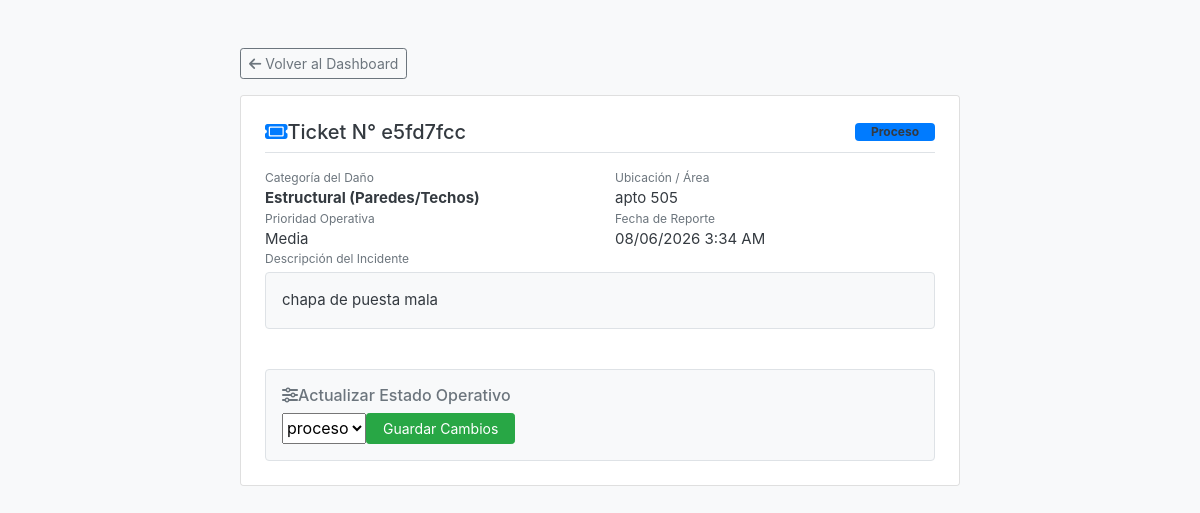
The page /ver_ticket.php?uuid=e5fd7fcc83de4139ccaeb918d8d6c402 (signed in) on the database its author committed.
### tables this page shows
CREATE TABLE `reportes` (
  `id` int(11) NOT NULL,
  `categoria_id` int(11) DEFAULT NULL,
  `ticket_uuid` varchar(36) NOT NULL,
  `categoria` varchar(100) NOT NULL,
  `descripcion` text NOT NULL,
  `ubicacion` varchar(255) NOT NULL,
  `prioridad` enum('Baja','Media','Alta','Crítica') DEFAULT 'Media',
  `usuario_reporta_id` int(11) NOT NULL,
  `usuario_asignado_id` int(11) DEFAULT NULL,
  `estado_id` int(11) DEFAULT 1,
  `imagen_url` varchar(255) DEFAULT NULL,
  `fecha_reporte` timestamp NOT NULL DEFAULT current_timestamp(),
  `fecha_actualizacion` timestamp NOT NULL DEFAULT current_timestamp() ON UPDATE current_timestamp()
);

CREATE TABLE `estados` (
  `id` int(11) NOT NULL,
  `nombre` varchar(50) NOT NULL
);

### ver_ticket.php (the view, shortened to what this page needs)
<?php
require_once 'config/database.php';
$rol_id = intval($_SESSION['usuario_rol_id']);
$usuario_id = intval($_SESSION['usuario_id']);
$ticket_uuid = $_GET['uuid'] ?? '';
try {
    $stmt = $pdo->prepare("SELECT r.*, c.nombre AS nombre_categoria, e.nombre AS nombre_estado
                           FROM reportes r
                           LEFT JOIN categorias c ON r.categoria_id = c.id
                           LEFT JOIN estados e ON r.estado_id = e.id
                           WHERE r.ticket_uuid = :uuid");
    $stmt->execute(['uuid' => $ticket_uuid]);
    $ticket = $stmt->fetch();
    $estados = $pdo->query("SELECT * FROM estados ORDER BY id ASC")->fetchAll();
} catch (PDOException $e) {
    die("Error de comunicación con la base de datos: " . $e->getMessage());
}
?>
<!DOCTYPE html>
<html lang="es">
<head>
    <link href="css/bootstrap.min.css" rel="stylesheet">
    <link rel="stylesheet" href="css/all.min.css">
</head>
<body class="bg-light">
<div class="container my-5" style="max-width: 750px;">
    <a href="dashboard.php" class="btn btn-outline-secondary btn-sm mb-3 shadow-sm">
        <i class="fa-solid fa-arrow-left me-1"></i> Volver al Dashboard
    </a>
    <div class="card shadow-sm mb-4">
        <div class="card-body bg-white rounded p-4 text-dark">
            <div class="d-flex justify-content-between align-items-center border-bottom pb-2 mb-3">
                <h3 class="card-title h5 mb-0 fw-bold text-dark">
                    <i class="fa-solid fa-ticket text-primary me-2"></i>Ticket N° <?= substr($ticket['ticket_uuid'], 0, 8) ?>
                </h3>
                <span class="badge bg-primary px-3 py-1.5 rounded-pill text-capitalize">
                    <?= htmlspecialchars($ticket['nombre_estado'] ?? 'Creado') ?>
                </span>
            </div>
            <div class="row g-3 style-datos mb-4" style="font-size: 15px;">
                <div class="col-md-6">
                    <span class="text-secondary small d-block fw-bold">Categoría del Daño</span>
                    <strong class="text-dark"><?= htmlspecialchars($ticket['nombre_categoria'] ?? $ticket['categoria']) ?></strong>
                </div>
                <div class="col-md-6">
                    <span class="text-secondary small d-block fw-bold">Ubicación / Área</span>
                    <span class="text-dark"><?= htmlspecialchars($ticket['ubicacion']) ?></span>
                </div>
                <div class="col-md-6">
                    <span class="text-secondary small d-block fw-bold">Prioridad Operativa</span>
                    <span class="text-dark fw-semibold"><?= htmlspecialchars($ticket['prioridad']) ?></span>
                </div>
                <div class="col-md-6">
                    <span class="text-secondary small d-block fw-bold">Fecha de Reporte</span>
                    <span class="text-dark"><?= date('d/m/Y g:i A', strtotime($ticket['fecha_reporte'])) ?></span>
                </div>
                <div class="col-12">
                    <span class="text-secondary small d-block fw-bold">Descripción del Incidente</span>
                    <p class="text-dark bg-light p-3 rounded border mt-1" style="white-space: pre-wrap;"><?= htmlspecialchars($ticket['descripcion']) ?></p>
                </div>
            </div>
            <?php if ($rol_id === 1 || ($rol_id === 2 && intval($ticket['usuario_asignado_id']) === $usuario_id)): ?>
                <div class="mt-4 p-3 bg-light rounded border">
                    <h6 class="fw-bold text-secondary mb-2"><i class="fa-solid fa-sliders text-muted me-2"></i>Actualizar Estado Operativo</h6>
                    <form action="" method="POST">
                        <div class="input-group">
                            <select name="nuevo_estado_id" class="form-select form-select-sm" required>
                                <?php foreach ($estados as $est): ?>
                                    <option value="<?= $est['id'] ?>" <?= $ticket['estado_id'] == $est['id'] ? 'selected' : '' ?>>
                                        <?= htmlspecialchars($est['nombre']) ?>
                                    </option>
                                <?php endforeach; ?>
                            </select>
                            <button type="submit" class="btn btn-sm btn-success fw-bold px-3">Guardar Cambios</button>
                        </div>
                    </form>
                </div>
            <?php endif; ?>
        </div>
    </div>
</div>
</body>
</html>

### rows shown on the page
reportes: ticket_uuid "e5fd7fcc", estado.nombre "Proceso", categoria "Estructural (Paredes/Techos)", ubicacion "apto 505", prioridad "Media", fecha_reporte "08/06/2026 3:34 AM", descripcion "chapa de puesta mala", nuevo_estado_id "proceso"
